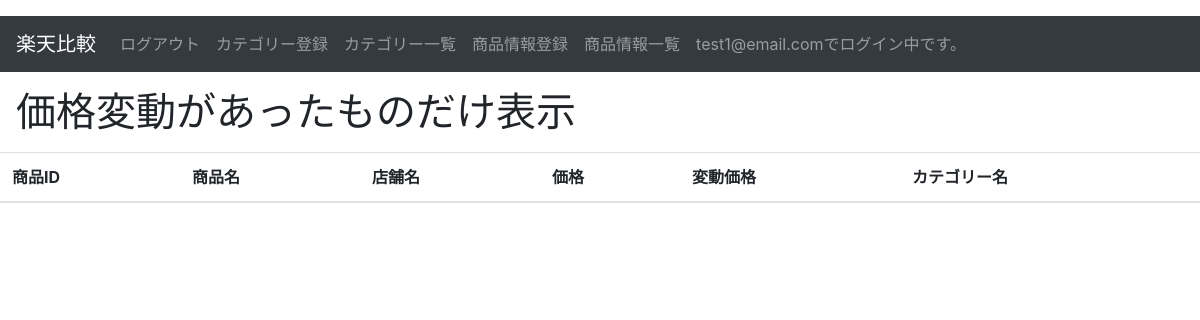
Before: /rakuten/home/ (signed in) with the older database file.
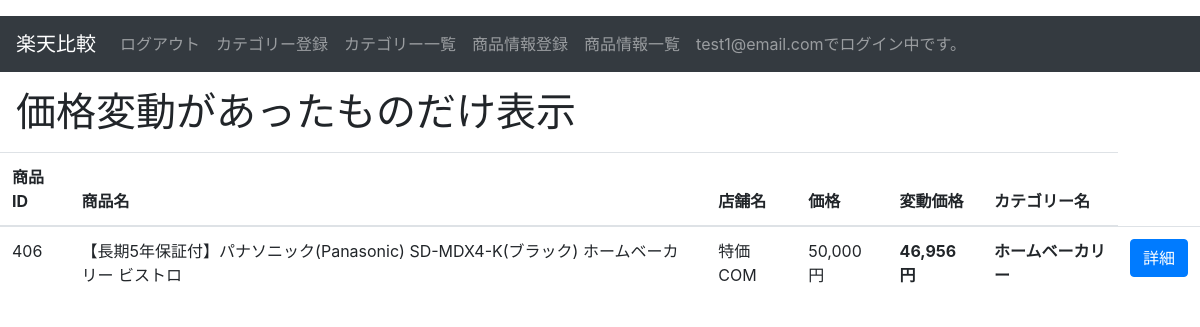
After: the same page with the newer database file.
### rakuten/models.py (models this page shows, shortened)
class Products(models.Model):
    cretate_at = models.DateTimeField('登録日', auto_now_add=True)
    update_at = models.DateTimeField('更新日', auto_now=True)
    name = models.CharField('商品名', max_length=100)
    url = models.URLField('商品URL')
    store = models.CharField('店舗名', max_length=100)
    price = models.IntegerField('価格')
    price_fluctuation = models.IntegerField('変動価格', blank=True)
    category = models.ForeignKey(
        Categories, on_delete=models.CASCADE,
    )
    user = models.ForeignKey(
        Users, on_delete=models.CASCADE,
    )
    class Meta:
        db_table = 'products'

class Categories(models.Model):
    cretate_at = models.DateTimeField('登録日', auto_now_add=True)
    update_at = models.DateTimeField('更新日', auto_now=True)
    name = models.CharField('カテゴリー', max_length=20)
    url = models.URLField('URL')
    user = models.ForeignKey(
        Users, on_delete=models.CASCADE,
    )
    class Meta:
        db_table = 'categories'
    def __str__(self):
        return self.name

### rakuten/views.py (the view)
# urls.py: path('home/', home_templateView.as_view(), name='home'),
class home_templateView(LoginRequiredMixin, TemplateView):
    template_name = "home.html"
    def get_context_data(self, **kwargs):
        context = super().get_context_data(**kwargs)
        context['object_list'] = Products.objects.filter(price_fluctuation__gte=1, user=self.request.user).order_by('-price_fluctuation')[0:5]
        return context

### rakuten/templates/home.html (shortened to what this page needs)
<!doctype html>
{% extends "base.html" %}
{% load humanize %}
{% block content %}
    <h1 class="my-3 ml-3">価格変動があったものだけ表示</h1>
    <div class=class="table-responsive-sm">
        <table class="table">
            <thead>
                <tr>
                    <th>商品ID</th>
                    <th>商品名</th>
                    <th>店舗名</th>
                    <th>価格</th>
                    <th>変動価格</th>
                    <th>カテゴリー名</th>
                </tr>
            </thead>
            <tbody>
            <form method="POST">
            {% for object in object_list %}
                {% if object.user == request.user %}
                    <tr>
                        <td>{{ object.id }}</td>
                        <td>{{ object.name }}</td>
                        <td>{{ object.store }}</td>
                        <td>{{ object.price | intcomma }}円</td>
                        {% if  object.price != object.price_fluctuation %}
                            <th>{{ object.price_fluctuation | intcomma }}円</th>
                        {% else %}
                            <th>0 円</th>
                        {% endif %}
                        <th>{{ object.category }}</th>
                        <th><a class="btn btn-primary"  href="{% url 'rakuten:detail_product' object.id %}">詳細</a></th>
                    </tr>
                {% endif %}
            {% endfor %}
            </form>
            </tbody>
        </table>
    </div>
</body>
</html>
{% endblock %}

Changed rows visible on the page:
added Products: id "406", name "【長期5年保証付】パナソニック(Panasonic) SD-MDX4-K(ブラック) ホームベーカリー ビストロ", store "特価COM", price "50,000", price_fluctuation "46,956", category "ホームベーカリー"
